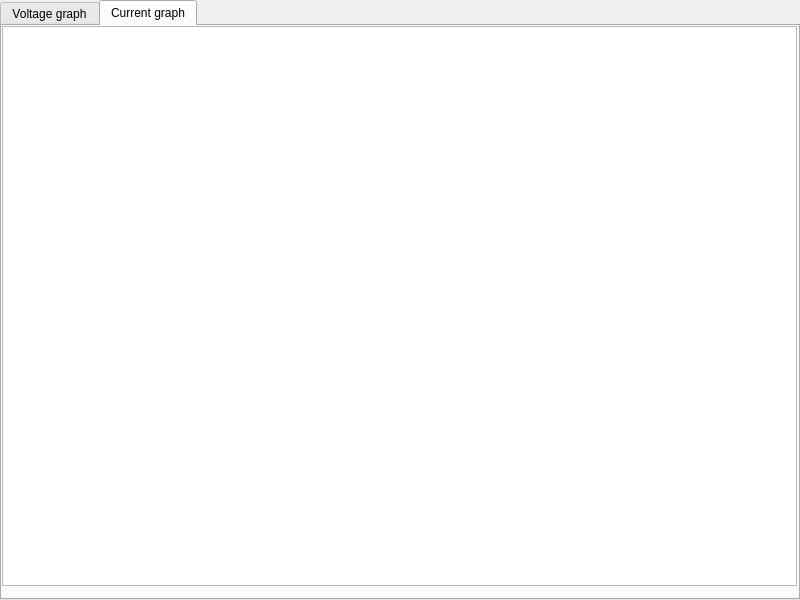
<?xml version="1.0" encoding="UTF-8"?>
<ui version="4.0">
 <class>RovDataSplines</class>
 <widget class="QDialog" name="RovDataSplines">
  <property name="geometry">
   <rect>
    <x>0</x>
    <y>0</y>
    <width>800</width>
    <height>600</height>
   </rect>
  </property>
  <property name="sizePolicy">
   <sizepolicy hsizetype="Minimum" vsizetype="Minimum">
    <horstretch>0</horstretch>
    <verstretch>0</verstretch>
   </sizepolicy>
  </property>
  <property name="windowTitle">
   <string>Data graphs</string>
  </property>
  <widget class="QTabWidget" name="tabWidget">
   <property name="geometry">
    <rect>
     <x>0</x>
     <y>0</y>
     <width>800</width>
     <height>600</height>
    </rect>
   </property>
   <property name="currentIndex">
    <number>1</number>
   </property>
   <widget class="QWidget" name="voltageTab">
    <property name="sizePolicy">
     <sizepolicy hsizetype="Expanding" vsizetype="Expanding">
      <horstretch>0</horstretch>
      <verstretch>0</verstretch>
     </sizepolicy>
    </property>
    <attribute name="title">
     <string>Voltage graph</string>
    </attribute>
    <widget class="QChartView" name="voltageChartView">
     <property name="geometry">
      <rect>
       <x>0</x>
       <y>0</y>
       <width>795</width>
       <height>560</height>
      </rect>
     </property>
     <property name="renderHints">
      <set>QPainter::Antialiasing|QPainter::HighQualityAntialiasing|QPainter::TextAntialiasing</set>
     </property>
    </widget>
   </widget>
   <widget class="QWidget" name="currentTab">
    <property name="sizePolicy">
     <sizepolicy hsizetype="Expanding" vsizetype="Expanding">
      <horstretch>0</horstretch>
      <verstretch>0</verstretch>
     </sizepolicy>
    </property>
    <attribute name="title">
     <string>Current graph</string>
    </attribute>
    <widget class="QChartView" name="currentChartView">
     <property name="geometry">
      <rect>
       <x>0</x>
       <y>0</y>
       <width>795</width>
       <height>560</height>
      </rect>
     </property>
     <property name="renderHints">
      <set>QPainter::Antialiasing|QPainter::HighQualityAntialiasing|QPainter::TextAntialiasing</set>
     </property>
    </widget>
   </widget>
  </widget>
 </widget>
 <customwidgets>
  <customwidget>
   <class>QChartView</class>
   <extends>QGraphicsView</extends>
   <header location="global">QtCharts</header>
  </customwidget>
 </customwidgets>
 <resources/>
 <connections/>
</ui>
